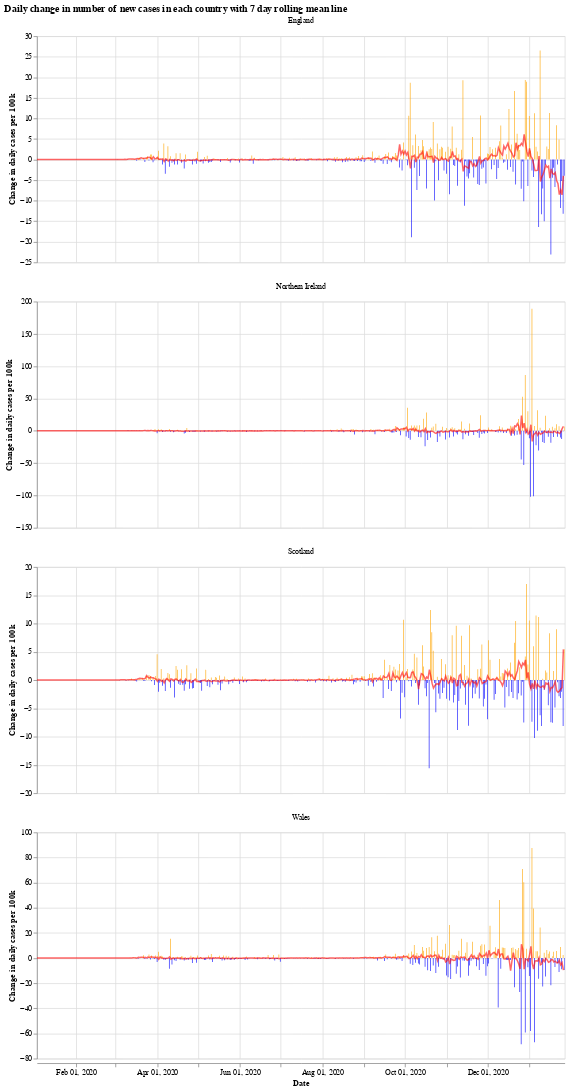

The notebook cell this image was saved under:
### Markdown cell above
We will use the Python library `Altair` for visualising the data, see the [altair docs](https://altair-viz.github.io/) for more information.

First we have a graph which shows the daily change in the number of new cases for each country. This number jumps up and down all over the place, which is likely due to delay in reporting of new cases over the weekend. Another interesting thing is that it looks like the daily cases in Wales experienced a much shorter period of calm over the summer (calm in the sense of daily cases not jumping up and down).

The orange bars are days when the number of new cases (per 100k population) was more than the previous day, while the blue are days when the number of new cases dropped. The red line is the 7 day moving average. 

When the moving average line is below 0, it means that there is a consistent drop in new cases. We can see this clearly happening around the times that lockdowns were introduced (though, to varying degrees). I will update the graphs soon with a marker of when each lockdown started.

### Code cell
# collapse
import altair as alt

bars = alt.Chart(uk_cases).mark_bar().encode(
    x=alt.X("yearmonthdate(date):T", axis=alt.Axis(title='Date')),
    y=alt.Y("casesChangeRate:Q", axis=alt.Axis(title='Change in daily cases per 100k')),
    tooltip='casesChange',
    color=alt.condition(
        alt.datum.casesChangeRate > 0,
        alt.value("orange"),  # The positive color
        alt.value("blue")  # The negative color
    )
).properties(title='Daily change in number of new cases with 7 day rolling mean',width=700).interactive()

line = alt.Chart(uk_cases).mark_line(
    color='red',
    size=2,
    opacity=0.6
).transform_window(
    rolling_mean='mean(casesChangeRate)',
    frame=[0, 7],
    groupby=['areaName']
).encode(
    x='yearmonthdate(date):T',
    y='rolling_mean:Q'
)

alt.layer(bars, line, data=uk_cases).facet(alt.Column(
    'areaName', title=''), columns=1).resolve_scale(y='independent').properties(title='Daily change in number of new cases in each country with 7 day rolling mean line')

### Figure 1 — Vega-Lite specification as saved in the notebook (floating-point values rounded to 4 significant figures; data arrays with more than 128 entries replaced by an {"elided": "..."} marker saying what was removed)
{"config": {"view": {"continuousWidth": 400, "continuousHeight": 300}}, "data": {"name": "data-5100d5ce18eafa72256c2f150392568b"}, "facet": {"type": "nominal", "field": "areaName", "title": ""}, "spec": {"layer": [{"mark": "bar", "encoding": {"color": {"condition": {"value": "orange", "test": "(datum.casesChangeRate > 0)"}, "value": "blue"}, "tooltip": {"type": "quantitative", "field": "casesChange"}, "x": {"type": "temporal", "axis": {"title": "Date"}, "field": "date", "timeUnit": "yearmonthdate"}, "y": {"type": "quantitative", "axis": {"title": "Change in daily cases per 100k"}, "field": "casesChangeRate"}}, "selection": {"selector001": {"type": "interval", "bind": "scales", "encodings": ["x", "y"]}}, "title": "Daily change in number of new cases with 7 day rolling mean", "width": 700}, {"mark": {"type": "line", "color": "red", "opacity": 0.6, "size": 2}, "encoding": {"x": {"type": "temporal", "field": "date", "timeUnit": "yearmonthdate"}, "y": {"type": "quantitative", "field": "rolling_mean"}}, "transform": [{"window": [{"op": "mean", "field": "casesChangeRate", "as": "rolling_mean"}], "frame": [0, 7], "groupby": ["areaName"]}]}]}, "columns": 1, "resolve": {"scale": {"y": "independent"}}, "title": "Daily change in number of new cases in each country with 7 day rolling mean line", "$schema": "https://vega.github.io/schema/vega-lite/v4.8.1.json", "datasets": {"data-5100d5ce18eafa72256c2f150392568b": {"elided": "1560 records"}}}
